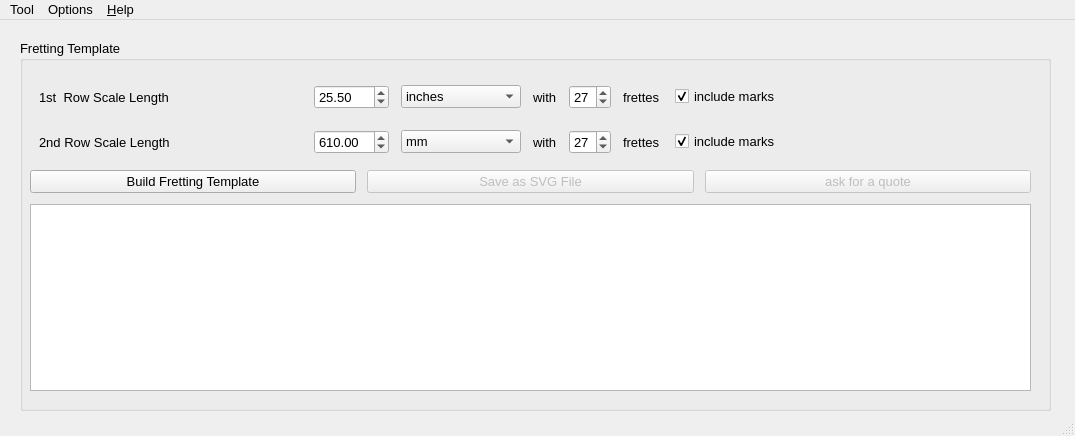
<?xml version="1.0" encoding="UTF-8"?>
<ui version="4.0">
 <class>MainWindow</class>
 <widget class="QMainWindow" name="MainWindow">
  <property name="geometry">
   <rect>
    <x>0</x>
    <y>0</y>
    <width>1075</width>
    <height>436</height>
   </rect>
  </property>
  <property name="font">
   <font>
    <family>Yu Gothic UI</family>
    <pointsize>10</pointsize>
   </font>
  </property>
  <property name="windowTitle">
   <string>Lutherie Tools&amp;Jigs</string>
  </property>
  <property name="windowIcon">
   <iconset>
    <normaloff>icons/guitar-black-shape-svgrepo-com.png</normaloff>icons/guitar-black-shape-svgrepo-com.png</iconset>
  </property>
  <widget class="QWidget" name="centralwidget">
   <widget class="QGroupBox" name="groupBox">
    <property name="geometry">
     <rect>
      <x>20</x>
      <y>20</y>
      <width>1031</width>
      <height>371</height>
     </rect>
    </property>
    <property name="title">
     <string>Fretting Template</string>
    </property>
    <widget class="QWidget" name="layoutWidget">
     <property name="geometry">
      <rect>
       <x>10</x>
       <y>40</y>
       <width>1001</width>
       <height>311</height>
      </rect>
     </property>
     <layout class="QVBoxLayout" name="verticalLayout">
      <property name="spacing">
       <number>11</number>
      </property>
      <item>
       <layout class="QHBoxLayout" name="horizontalLayout">
        <property name="spacing">
         <number>12</number>
        </property>
        <property name="sizeConstraint">
         <enum>QLayout::SetNoConstraint</enum>
        </property>
        <property name="leftMargin">
         <number>9</number>
        </property>
        <property name="topMargin">
         <number>5</number>
        </property>
        <property name="rightMargin">
         <number>250</number>
        </property>
        <property name="bottomMargin">
         <number>5</number>
        </property>
        <item>
         <widget class="QLabel" name="label">
          <property name="sizePolicy">
           <sizepolicy hsizetype="Preferred" vsizetype="Preferred">
            <horstretch>1</horstretch>
            <verstretch>0</verstretch>
           </sizepolicy>
          </property>
          <property name="text">
           <string>1st  Row Scale Length</string>
          </property>
         </widget>
        </item>
        <item>
         <widget class="QDoubleSpinBox" name="row1ScaleLengthSpinBox">
          <property name="sizeIncrement">
           <size>
            <width>0</width>
            <height>7</height>
           </size>
          </property>
          <property name="toolTip">
           <string>set distance from Bridge to Nut</string>
          </property>
          <property name="maximum">
           <double>1000.000000000000000</double>
          </property>
          <property name="value">
           <double>25.500000000000000</double>
          </property>
         </widget>
        </item>
        <item>
         <widget class="QComboBox" name="Row1UnitChoiceBox">
          <property name="minimumSize">
           <size>
            <width>120</width>
            <height>0</height>
           </size>
          </property>
          <property name="currentIndex">
           <number>1</number>
          </property>
          <item>
           <property name="text">
            <string>mm</string>
           </property>
          </item>
          <item>
           <property name="text">
            <string>inches</string>
           </property>
          </item>
         </widget>
        </item>
        <item>
         <widget class="QLabel" name="label_3">
          <property name="text">
           <string>with</string>
          </property>
         </widget>
        </item>
        <item>
         <widget class="QSpinBox" name="Row1FretteNumSpinBox">
          <property name="value">
           <number>27</number>
          </property>
         </widget>
        </item>
        <item>
         <widget class="QLabel" name="label_2">
          <property name="text">
           <string>frettes </string>
          </property>
         </widget>
        </item>
        <item>
         <widget class="QCheckBox" name="Row1IncludeMarksCheckBox">
          <property name="text">
           <string>include marks</string>
          </property>
          <property name="checked">
           <bool>true</bool>
          </property>
         </widget>
        </item>
       </layout>
      </item>
      <item>
       <layout class="QHBoxLayout" name="horizontalLayout_2">
        <property name="spacing">
         <number>12</number>
        </property>
        <property name="sizeConstraint">
         <enum>QLayout::SetNoConstraint</enum>
        </property>
        <property name="leftMargin">
         <number>9</number>
        </property>
        <property name="topMargin">
         <number>5</number>
        </property>
        <property name="rightMargin">
         <number>250</number>
        </property>
        <property name="bottomMargin">
         <number>5</number>
        </property>
        <item>
         <widget class="QLabel" name="label_4">
          <property name="sizePolicy">
           <sizepolicy hsizetype="Preferred" vsizetype="Preferred">
            <horstretch>1</horstretch>
            <verstretch>0</verstretch>
           </sizepolicy>
          </property>
          <property name="text">
           <string>2nd Row Scale Length</string>
          </property>
         </widget>
        </item>
        <item>
         <widget class="QDoubleSpinBox" name="row2ScaleLengthSpinBox">
          <property name="sizeIncrement">
           <size>
            <width>0</width>
            <height>7</height>
           </size>
          </property>
          <property name="toolTip">
           <string>set distance from Bridge to Nut</string>
          </property>
          <property name="maximum">
           <double>1000.000000000000000</double>
          </property>
          <property name="value">
           <double>610.000000000000000</double>
          </property>
         </widget>
        </item>
        <item>
         <widget class="QComboBox" name="Row2UnitChoiceBox">
          <property name="minimumSize">
           <size>
            <width>120</width>
            <height>0</height>
           </size>
          </property>
          <item>
           <property name="text">
            <string>mm</string>
           </property>
          </item>
          <item>
           <property name="text">
            <string>inches</string>
           </property>
          </item>
         </widget>
        </item>
        <item>
         <widget class="QLabel" name="label_5">
          <property name="text">
           <string>with</string>
          </property>
         </widget>
        </item>
        <item>
         <widget class="QSpinBox" name="Row2FretteNumSpinBox">
          <property name="value">
           <number>27</number>
          </property>
         </widget>
        </item>
        <item>
         <widget class="QLabel" name="label_6">
          <property name="text">
           <string>frettes </string>
          </property>
         </widget>
        </item>
        <item>
         <widget class="QCheckBox" name="Row2IncludeMarksCheckBox">
          <property name="text">
           <string>include marks</string>
          </property>
          <property name="checked">
           <bool>true</bool>
          </property>
         </widget>
        </item>
       </layout>
      </item>
      <item>
       <layout class="QHBoxLayout" name="horizontalLayout_3">
        <item>
         <widget class="QPushButton" name="BuildFretteBoardButton">
          <property name="sizePolicy">
           <sizepolicy hsizetype="Minimum" vsizetype="Fixed">
            <horstretch>1</horstretch>
            <verstretch>0</verstretch>
           </sizepolicy>
          </property>
          <property name="text">
           <string>Build Fretting Template</string>
          </property>
         </widget>
        </item>
        <item>
         <widget class="QPushButton" name="SaveAsSVGButton">
          <property name="enabled">
           <bool>false</bool>
          </property>
          <property name="sizePolicy">
           <sizepolicy hsizetype="Minimum" vsizetype="Fixed">
            <horstretch>1</horstretch>
            <verstretch>0</verstretch>
           </sizepolicy>
          </property>
          <property name="text">
           <string>Save as SVG File</string>
          </property>
         </widget>
        </item>
        <item>
         <widget class="QPushButton" name="AskForQuoteButton">
          <property name="enabled">
           <bool>false</bool>
          </property>
          <property name="sizePolicy">
           <sizepolicy hsizetype="Minimum" vsizetype="Fixed">
            <horstretch>1</horstretch>
            <verstretch>0</verstretch>
           </sizepolicy>
          </property>
          <property name="sizeIncrement">
           <size>
            <width>0</width>
            <height>0</height>
           </size>
          </property>
          <property name="text">
           <string>ask for a quote</string>
          </property>
         </widget>
        </item>
       </layout>
      </item>
      <item>
       <widget class="QGraphicsView" name="graphicsView"/>
      </item>
     </layout>
    </widget>
   </widget>
  </widget>
  <widget class="QMenuBar" name="menubar">
   <property name="geometry">
    <rect>
     <x>0</x>
     <y>0</y>
     <width>1075</width>
     <height>21</height>
    </rect>
   </property>
   <widget class="QMenu" name="menu_Help">
    <property name="title">
     <string>&amp;Help</string>
    </property>
    <addaction name="actionHow_does_it_work"/>
   </widget>
   <widget class="QMenu" name="menuTool">
    <property name="title">
     <string>Tool</string>
    </property>
    <addaction name="actionFrette_board"/>
   </widget>
   <widget class="QMenu" name="menuOptions">
    <property name="title">
     <string>Options</string>
    </property>
    <widget class="QMenu" name="menuLanguage">
     <property name="title">
      <string>Language</string>
     </property>
     <addaction name="actionEnglish"/>
     <addaction name="actionFrench"/>
     <addaction name="actionItalian"/>
     <addaction name="actionSpanish"/>
    </widget>
    <addaction name="menuLanguage"/>
    <addaction name="actionLog"/>
    <addaction name="actionAbout"/>
   </widget>
   <addaction name="menuTool"/>
   <addaction name="menuOptions"/>
   <addaction name="menu_Help"/>
  </widget>
  <widget class="QStatusBar" name="statusBar"/>
  <action name="actionHow_does_it_work">
   <property name="text">
    <string>How does it work ?</string>
   </property>
  </action>
  <action name="actionFrette_board">
   <property name="text">
    <string>Fretting Templates</string>
   </property>
  </action>
  <action name="actionRouting_Templates">
   <property name="text">
    <string>Routing Templates</string>
   </property>
  </action>
  <action name="actionLanguage">
   <property name="text">
    <string>Language</string>
   </property>
  </action>
  <action name="actionLogging_Level">
   <property name="text">
    <string>Logging Level</string>
   </property>
  </action>
  <action name="actionAbout">
   <property name="text">
    <string>About</string>
   </property>
  </action>
  <action name="actionEnglish">
   <property name="checkable">
    <bool>true</bool>
   </property>
   <property name="text">
    <string>English</string>
   </property>
  </action>
  <action name="actionFrench">
   <property name="checkable">
    <bool>true</bool>
   </property>
   <property name="text">
    <string>French</string>
   </property>
  </action>
  <action name="actionItalian">
   <property name="checkable">
    <bool>true</bool>
   </property>
   <property name="text">
    <string>Italian</string>
   </property>
  </action>
  <action name="actionSpanish">
   <property name="checkable">
    <bool>true</bool>
   </property>
   <property name="text">
    <string>Spanish</string>
   </property>
  </action>
  <action name="actionLog">
   <property name="text">
    <string>Enable/disable log</string>
   </property>
  </action>
 </widget>
 <resources/>
 <connections/>
</ui>
